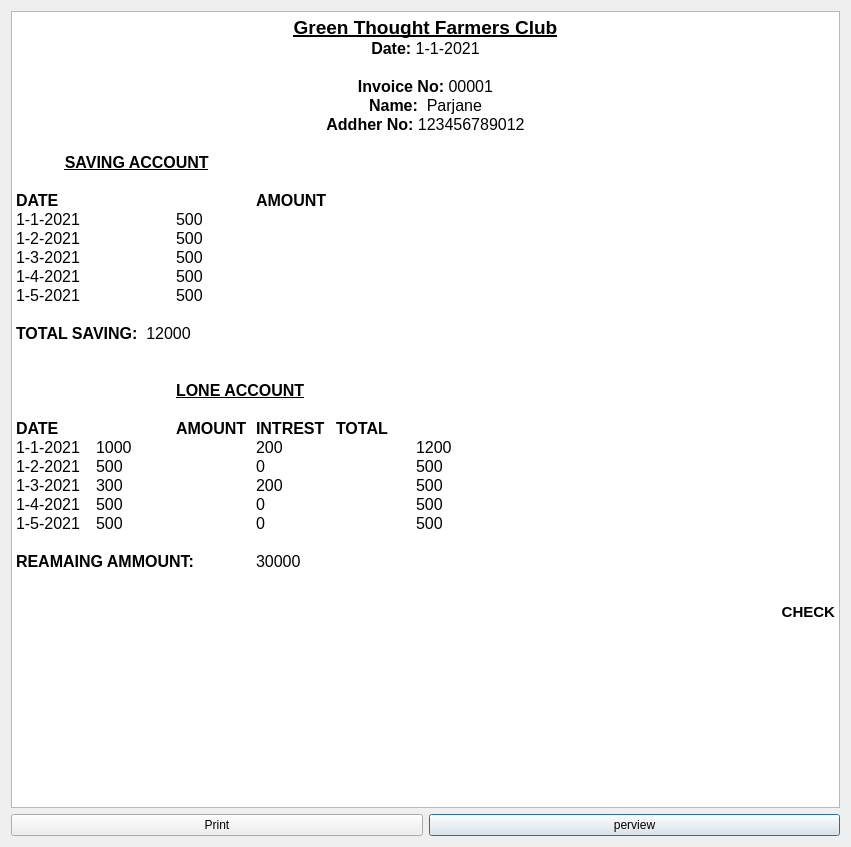
<?xml version="1.0" encoding="UTF-8"?>
<ui version="4.0">
 <class>Dialog</class>
 <widget class="QDialog" name="Dialog">
  <property name="geometry">
   <rect>
    <x>0</x>
    <y>0</y>
    <width>851</width>
    <height>847</height>
   </rect>
  </property>
  <property name="windowTitle">
   <string>Dialog</string>
  </property>
  <layout class="QGridLayout" name="gridLayout">
   <item row="1" column="1">
    <widget class="QPushButton" name="Perview_btn">
     <property name="text">
      <string>perview</string>
     </property>
    </widget>
   </item>
   <item row="1" column="0">
    <widget class="QPushButton" name="Invoice_print_btn">
     <property name="text">
      <string>Print</string>
     </property>
    </widget>
   </item>
   <item row="0" column="0" colspan="2">
    <widget class="QTextEdit" name="textEdit">
     <property name="contextMenuPolicy">
      <enum>Qt::ActionsContextMenu</enum>
     </property>
     <property name="autoFillBackground">
      <bool>true</bool>
     </property>
     <property name="styleSheet">
      <string notr="true"/>
     </property>
     <property name="tabChangesFocus">
      <bool>false</bool>
     </property>
     <property name="documentTitle">
      <string/>
     </property>
     <property name="readOnly">
      <bool>false</bool>
     </property>
     <property name="html">
      <string>&lt;!DOCTYPE HTML PUBLIC &quot;-//W3C//DTD HTML 4.0//EN&quot; &quot;http://www.w3.org/TR/REC-html40/strict.dtd&quot;&gt;
&lt;html&gt;&lt;head&gt;&lt;meta name=&quot;qrichtext&quot; content=&quot;1&quot; /&gt;&lt;style type=&quot;text/css&quot;&gt;
p, li { white-space: pre-wrap; }
&lt;/style&gt;&lt;/head&gt;&lt;body style=&quot; font-family:'MS Shell Dlg 2'; font-size:7.8pt; font-weight:400; font-style:normal;&quot;&gt;
&lt;p align=&quot;center&quot; style=&quot; margin-top:0px; margin-bottom:0px; margin-left:0px; margin-right:0px; -qt-block-indent:0; text-indent:0px;&quot;&gt;&lt;span style=&quot; font-size:14pt; font-weight:600; text-decoration: underline;&quot;&gt;Green Thought Farmers Club&lt;/span&gt;&lt;/p&gt;
&lt;p align=&quot;center&quot; style=&quot; margin-top:0px; margin-bottom:0px; margin-left:0px; margin-right:0px; -qt-block-indent:0; text-indent:0px;&quot;&gt;&lt;span style=&quot; font-size:12pt; font-weight:600;&quot;&gt;Date:&lt;/span&gt;&lt;span style=&quot; font-size:12pt;&quot;&gt; 1-1-2021&lt;/span&gt;&lt;/p&gt;
&lt;p align=&quot;center&quot; style=&quot;-qt-paragraph-type:empty; margin-top:0px; margin-bottom:0px; margin-left:0px; margin-right:0px; -qt-block-indent:0; text-indent:0px; font-size:12pt; font-weight:600;&quot;&gt;&lt;br /&gt;&lt;/p&gt;
&lt;p align=&quot;center&quot; style=&quot; margin-top:0px; margin-bottom:0px; margin-left:0px; margin-right:0px; -qt-block-indent:0; text-indent:0px;&quot;&gt;&lt;span style=&quot; font-size:12pt; font-weight:600;&quot;&gt;Invoice No:&lt;/span&gt;&lt;span style=&quot; font-size:12pt;&quot;&gt; 00001&lt;/span&gt;&lt;/p&gt;
&lt;p align=&quot;center&quot; style=&quot; margin-top:0px; margin-bottom:0px; margin-left:0px; margin-right:0px; -qt-block-indent:0; text-indent:0px;&quot;&gt;&lt;span style=&quot; font-size:12pt; font-weight:600;&quot;&gt;Name:&lt;/span&gt;&lt;span style=&quot; font-size:12pt;&quot;&gt;  Parjane&lt;/span&gt;&lt;/p&gt;
&lt;p align=&quot;center&quot; style=&quot; margin-top:0px; margin-bottom:0px; margin-left:0px; margin-right:0px; -qt-block-indent:0; text-indent:0px;&quot;&gt;&lt;span style=&quot; font-size:12pt; font-weight:600;&quot;&gt;Addher No:&lt;/span&gt;&lt;span style=&quot; font-size:12pt;&quot;&gt; 123456789012&lt;/span&gt;&lt;/p&gt;
&lt;p align=&quot;center&quot; style=&quot;-qt-paragraph-type:empty; margin-top:0px; margin-bottom:0px; margin-left:0px; margin-right:0px; -qt-block-indent:0; text-indent:0px; font-size:12pt;&quot;&gt;&lt;br /&gt;&lt;/p&gt;
&lt;p style=&quot; margin-top:0px; margin-bottom:0px; margin-left:0px; margin-right:0px; -qt-block-indent:0; text-indent:0px;&quot;&gt;&lt;span style=&quot; font-size:12pt; font-weight:600;&quot;&gt;           &lt;/span&gt;&lt;span style=&quot; font-size:12pt; font-weight:600; text-decoration: underline;&quot;&gt;SAVING ACCOUNT&lt;/span&gt;&lt;/p&gt;
&lt;p style=&quot;-qt-paragraph-type:empty; margin-top:0px; margin-bottom:0px; margin-left:0px; margin-right:0px; -qt-block-indent:0; text-indent:0px; font-size:12pt; font-weight:600;&quot;&gt;&lt;br /&gt;&lt;/p&gt;
&lt;p style=&quot; margin-top:0px; margin-bottom:0px; margin-left:0px; margin-right:0px; -qt-block-indent:0; text-indent:0px;&quot;&gt;&lt;span style=&quot; font-size:12pt; font-weight:600;&quot;&gt;DATE			AMOUNT&lt;/span&gt;&lt;/p&gt;
&lt;p style=&quot; margin-top:0px; margin-bottom:0px; margin-left:0px; margin-right:0px; -qt-block-indent:0; text-indent:0px;&quot;&gt;&lt;span style=&quot; font-size:12pt;&quot;&gt;1-1-2021		500&lt;/span&gt;&lt;/p&gt;
&lt;p style=&quot; margin-top:0px; margin-bottom:0px; margin-left:0px; margin-right:0px; -qt-block-indent:0; text-indent:0px;&quot;&gt;&lt;span style=&quot; font-size:12pt;&quot;&gt;1-2-2021		500&lt;/span&gt;&lt;/p&gt;
&lt;p style=&quot; margin-top:0px; margin-bottom:0px; margin-left:0px; margin-right:0px; -qt-block-indent:0; text-indent:0px;&quot;&gt;&lt;span style=&quot; font-size:12pt;&quot;&gt;1-3-2021		500&lt;/span&gt;&lt;/p&gt;
&lt;p style=&quot; margin-top:0px; margin-bottom:0px; margin-left:0px; margin-right:0px; -qt-block-indent:0; text-indent:0px;&quot;&gt;&lt;span style=&quot; font-size:12pt;&quot;&gt;1-4-2021		500&lt;/span&gt;&lt;/p&gt;
&lt;p style=&quot; margin-top:0px; margin-bottom:0px; margin-left:0px; margin-right:0px; -qt-block-indent:0; text-indent:0px;&quot;&gt;&lt;span style=&quot; font-size:12pt;&quot;&gt;1-5-2021		500&lt;/span&gt;&lt;/p&gt;
&lt;p style=&quot;-qt-paragraph-type:empty; margin-top:0px; margin-bottom:0px; margin-left:0px; margin-right:0px; -qt-block-indent:0; text-indent:0px; font-size:12pt;&quot;&gt;&lt;br /&gt;&lt;/p&gt;
&lt;p style=&quot; margin-top:0px; margin-bottom:0px; margin-left:0px; margin-right:0px; -qt-block-indent:0; text-indent:0px;&quot;&gt;&lt;span style=&quot; font-size:12pt; font-weight:600;&quot;&gt;TOTAL SAVING:&lt;/span&gt;&lt;span style=&quot; font-size:12pt;&quot;&gt;  12000&lt;/span&gt;&lt;/p&gt;
&lt;p style=&quot;-qt-paragraph-type:empty; margin-top:0px; margin-bottom:0px; margin-left:0px; margin-right:0px; -qt-block-indent:0; text-indent:0px; font-size:12pt;&quot;&gt;&lt;br /&gt;&lt;/p&gt;
&lt;p style=&quot;-qt-paragraph-type:empty; margin-top:0px; margin-bottom:0px; margin-left:0px; margin-right:0px; -qt-block-indent:0; text-indent:0px; font-size:12pt;&quot;&gt;&lt;br /&gt;&lt;/p&gt;
&lt;p style=&quot; margin-top:0px; margin-bottom:0px; margin-left:0px; margin-right:0px; -qt-block-indent:0; text-indent:0px;&quot;&gt;&lt;span style=&quot; font-size:12pt; font-weight:600;&quot;&gt;		&lt;/span&gt;&lt;span style=&quot; font-size:12pt; font-weight:600; text-decoration: underline;&quot;&gt;LONE ACCOUNT&lt;/span&gt;&lt;/p&gt;
&lt;p style=&quot;-qt-paragraph-type:empty; margin-top:0px; margin-bottom:0px; margin-left:0px; margin-right:0px; -qt-block-indent:0; text-indent:0px; font-size:12pt; font-weight:600;&quot;&gt;&lt;br /&gt;&lt;/p&gt;
&lt;p style=&quot; margin-top:0px; margin-bottom:0px; margin-left:0px; margin-right:0px; -qt-block-indent:0; text-indent:0px;&quot;&gt;&lt;span style=&quot; font-size:12pt; font-weight:600;&quot;&gt;DATE		AMOUNT	INTREST	TOTAL&lt;/span&gt;&lt;/p&gt;
&lt;p style=&quot; margin-top:0px; margin-bottom:0px; margin-left:0px; margin-right:0px; -qt-block-indent:0; text-indent:0px;&quot;&gt;&lt;span style=&quot; font-size:12pt;&quot;&gt;1-1-2021	1000		200		1200&lt;/span&gt;&lt;/p&gt;
&lt;p style=&quot; margin-top:0px; margin-bottom:0px; margin-left:0px; margin-right:0px; -qt-block-indent:0; text-indent:0px;&quot;&gt;&lt;span style=&quot; font-size:12pt;&quot;&gt;1-2-2021	500		0		500&lt;/span&gt;&lt;/p&gt;
&lt;p style=&quot; margin-top:0px; margin-bottom:0px; margin-left:0px; margin-right:0px; -qt-block-indent:0; text-indent:0px;&quot;&gt;&lt;span style=&quot; font-size:12pt;&quot;&gt;1-3-2021	300		200		500&lt;/span&gt;&lt;/p&gt;
&lt;p style=&quot; margin-top:0px; margin-bottom:0px; margin-left:0px; margin-right:0px; -qt-block-indent:0; text-indent:0px;&quot;&gt;&lt;span style=&quot; font-size:12pt;&quot;&gt;1-4-2021	500		0		500&lt;/span&gt;&lt;/p&gt;
&lt;p style=&quot; margin-top:0px; margin-bottom:0px; margin-left:0px; margin-right:0px; -qt-block-indent:0; text-indent:0px;&quot;&gt;&lt;span style=&quot; font-size:12pt;&quot;&gt;1-5-2021	500		0		500&lt;/span&gt;&lt;/p&gt;
&lt;p style=&quot;-qt-paragraph-type:empty; margin-top:0px; margin-bottom:0px; margin-left:0px; margin-right:0px; -qt-block-indent:0; text-indent:0px; font-size:12pt;&quot;&gt;&lt;br /&gt;&lt;/p&gt;
&lt;p style=&quot; margin-top:0px; margin-bottom:0px; margin-left:0px; margin-right:0px; -qt-block-indent:0; text-indent:0px;&quot;&gt;&lt;span style=&quot; font-size:12pt; font-weight:600;&quot;&gt;REAMAING AMMOUNT:&lt;/span&gt;&lt;span style=&quot; font-size:12pt;&quot;&gt;	30000&lt;/span&gt;&lt;/p&gt;
&lt;p style=&quot;-qt-paragraph-type:empty; margin-top:0px; margin-bottom:0px; margin-left:0px; margin-right:0px; -qt-block-indent:0; text-indent:0px; font-size:12pt;&quot;&gt;&lt;br /&gt;&lt;/p&gt;
&lt;p align=&quot;right&quot; style=&quot;-qt-paragraph-type:empty; margin-top:0px; margin-bottom:0px; margin-left:0px; margin-right:0px; -qt-block-indent:0; text-indent:0px;&quot;&gt;&lt;br /&gt;&lt;/p&gt;
&lt;p align=&quot;right&quot; style=&quot; margin-top:0px; margin-bottom:0px; margin-left:0px; margin-right:0px; -qt-block-indent:0; text-indent:0px;&quot;&gt;&lt;span style=&quot; font-size:11pt; font-weight:600;&quot;&gt;CHECK&lt;/span&gt;&lt;/p&gt;
&lt;p align=&quot;center&quot; style=&quot;-qt-paragraph-type:empty; margin-top:0px; margin-bottom:0px; margin-left:0px; margin-right:0px; -qt-block-indent:0; text-indent:0px; font-size:8pt;&quot;&gt;&lt;br /&gt;&lt;/p&gt;
&lt;p align=&quot;center&quot; style=&quot;-qt-paragraph-type:empty; margin-top:0px; margin-bottom:0px; margin-left:0px; margin-right:0px; -qt-block-indent:0; text-indent:0px; font-size:8pt;&quot;&gt;&lt;br /&gt;&lt;/p&gt;&lt;/body&gt;&lt;/html&gt;</string>
     </property>
     <property name="placeholderText">
      <string notr="true"/>
     </property>
    </widget>
   </item>
  </layout>
 </widget>
 <tabstops>
  <tabstop>Invoice_print_btn</tabstop>
  <tabstop>Perview_btn</tabstop>
  <tabstop>textEdit</tabstop>
 </tabstops>
 <resources/>
 <connections/>
</ui>
